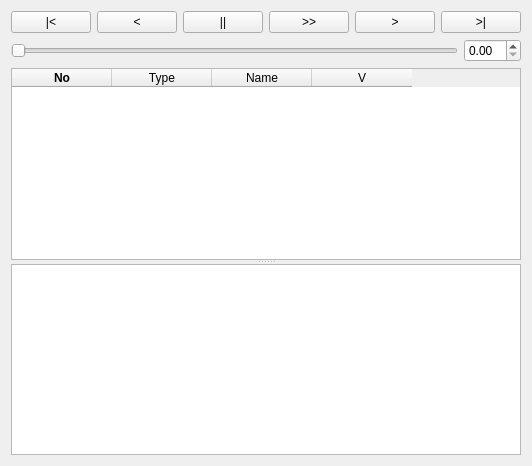
<?xml version="1.0" encoding="UTF-8"?>
<ui version="4.0">
 <class>RobotGui::DlgTrajectorySimulate</class>
 <widget class="QWidget" name="RobotGui::DlgTrajectorySimulate">
  <property name="geometry">
   <rect>
    <x>0</x>
    <y>0</y>
    <width>500</width>
    <height>466</height>
   </rect>
  </property>
  <property name="sizePolicy">
   <sizepolicy hsizetype="Fixed" vsizetype="Fixed">
    <horstretch>0</horstretch>
    <verstretch>0</verstretch>
   </sizepolicy>
  </property>
  <property name="windowTitle">
   <string>Simulation</string>
  </property>
  <layout class="QVBoxLayout" name="verticalLayout">
   <item>
    <layout class="QHBoxLayout">
     <property name="spacing">
      <number>6</number>
     </property>
     <property name="margin">
      <number>0</number>
     </property>
     <item>
      <widget class="QPushButton" name="ButtonStepStart">
       <property name="sizePolicy">
        <sizepolicy hsizetype="Fixed" vsizetype="Fixed">
         <horstretch>0</horstretch>
         <verstretch>0</verstretch>
        </sizepolicy>
       </property>
       <property name="text">
        <string>|&lt;</string>
       </property>
      </widget>
     </item>
     <item>
      <widget class="QPushButton" name="ButtonStepBack">
       <property name="sizePolicy">
        <sizepolicy hsizetype="Fixed" vsizetype="Fixed">
         <horstretch>0</horstretch>
         <verstretch>0</verstretch>
        </sizepolicy>
       </property>
       <property name="text">
        <string>&lt;</string>
       </property>
      </widget>
     </item>
     <item>
      <widget class="QPushButton" name="ButtonStepStop">
       <property name="sizePolicy">
        <sizepolicy hsizetype="Fixed" vsizetype="Fixed">
         <horstretch>0</horstretch>
         <verstretch>0</verstretch>
        </sizepolicy>
       </property>
       <property name="text">
        <string>||</string>
       </property>
      </widget>
     </item>
     <item>
      <widget class="QPushButton" name="ButtonStepRun">
       <property name="sizePolicy">
        <sizepolicy hsizetype="Fixed" vsizetype="Fixed">
         <horstretch>0</horstretch>
         <verstretch>0</verstretch>
        </sizepolicy>
       </property>
       <property name="text">
        <string>&gt;&gt;</string>
       </property>
      </widget>
     </item>
     <item>
      <widget class="QPushButton" name="ButtonStepForward">
       <property name="sizePolicy">
        <sizepolicy hsizetype="Fixed" vsizetype="Fixed">
         <horstretch>0</horstretch>
         <verstretch>0</verstretch>
        </sizepolicy>
       </property>
       <property name="text">
        <string>&gt;</string>
       </property>
      </widget>
     </item>
     <item>
      <widget class="QPushButton" name="ButtonStepEnd">
       <property name="sizePolicy">
        <sizepolicy hsizetype="Fixed" vsizetype="Fixed">
         <horstretch>0</horstretch>
         <verstretch>0</verstretch>
        </sizepolicy>
       </property>
       <property name="text">
        <string>&gt;|</string>
       </property>
      </widget>
     </item>
    </layout>
   </item>
   <item>
    <layout class="QHBoxLayout" name="horizontalLayout">
     <item>
      <widget class="QSlider" name="timeSlider">
       <property name="orientation">
        <enum>Qt::Horizontal</enum>
       </property>
      </widget>
     </item>
     <item>
      <widget class="QDoubleSpinBox" name="timeSpinBox"/>
     </item>
    </layout>
   </item>
   <item>
    <widget class="QSplitter" name="splitter">
     <property name="orientation">
      <enum>Qt::Vertical</enum>
     </property>
     <widget class="QTableWidget" name="trajectoryTable">
      <column>
       <property name="text">
        <string>No</string>
       </property>
       <property name="font">
        <font>
         <weight>75</weight>
         <bold>true</bold>
        </font>
       </property>
      </column>
      <column>
       <property name="text">
        <string>Type</string>
       </property>
      </column>
      <column>
       <property name="text">
        <string>Name</string>
       </property>
      </column>
      <column>
       <property name="text">
        <string>V</string>
       </property>
      </column>
     </widget>
     <widget class="QTextEdit" name="Output"/>
    </widget>
   </item>
  </layout>
 </widget>
 <resources/>
 <connections/>
</ui>
